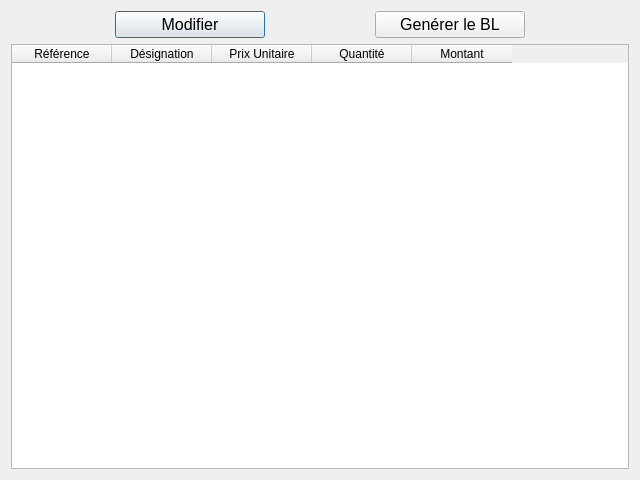
<?xml version="1.0" encoding="UTF-8"?>
<ui version="4.0">
 <class>showF</class>
 <widget class="QDialog" name="showF">
  <property name="geometry">
   <rect>
    <x>0</x>
    <y>0</y>
    <width>640</width>
    <height>480</height>
   </rect>
  </property>
  <property name="windowTitle">
   <string>Bon de livraison</string>
  </property>
  <layout class="QVBoxLayout" name="verticalLayout">
   <item>
    <layout class="QHBoxLayout" name="horizontalLayout">
     <item>
      <widget class="QPushButton" name="pushButton_2">
       <property name="maximumSize">
        <size>
         <width>150</width>
         <height>16777215</height>
        </size>
       </property>
       <property name="font">
        <font>
         <pointsize>12</pointsize>
        </font>
       </property>
       <property name="text">
        <string>Modifier</string>
       </property>
      </widget>
     </item>
     <item>
      <widget class="QPushButton" name="pushButton">
       <property name="maximumSize">
        <size>
         <width>150</width>
         <height>16777215</height>
        </size>
       </property>
       <property name="font">
        <font>
         <pointsize>12</pointsize>
        </font>
       </property>
       <property name="text">
        <string>Genérer le BL</string>
       </property>
      </widget>
     </item>
    </layout>
   </item>
   <item>
    <widget class="QTableWidget" name="F">
     <property name="editTriggers">
      <set>QAbstractItemView::NoEditTriggers</set>
     </property>
     <column>
      <property name="text">
       <string>Référence</string>
      </property>
     </column>
     <column>
      <property name="text">
       <string>Désignation</string>
      </property>
     </column>
     <column>
      <property name="text">
       <string>Prix Unitaire</string>
      </property>
     </column>
     <column>
      <property name="text">
       <string>Quantité</string>
      </property>
     </column>
     <column>
      <property name="text">
       <string>Montant</string>
      </property>
     </column>
    </widget>
   </item>
  </layout>
 </widget>
 <resources/>
 <connections/>
</ui>
